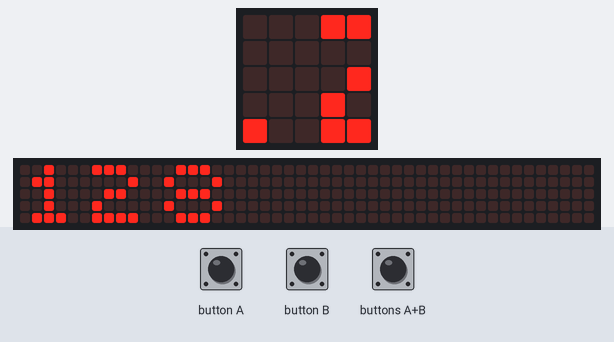
A program run on a simulated BBC micro:bit (MakeCode). Shown: the board's 5×5 LED display, a strip that is not on the board, showing the scrolling text unrolled. The test bench sets the inputs (shaded band). Dim RGB values are drawn brighter than linear; the 48×5 strip is a reading aid, not a part: it shows the text the display is scrolling, unrolled, one strip-width of it at a time.

Above: at 1.27 s.
1.3 s: button A pressed for 0.15 s
At 1.57 s:
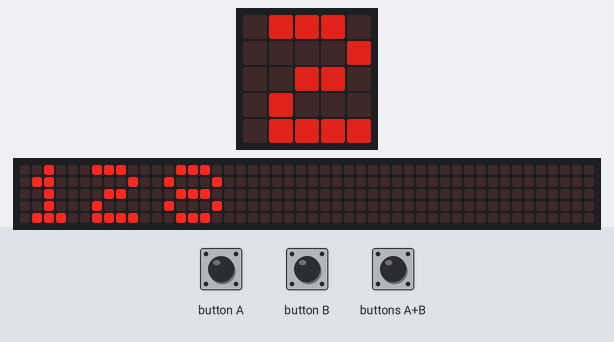
2.0 s: button B pressed for 0.15 s
At 2.32 s:
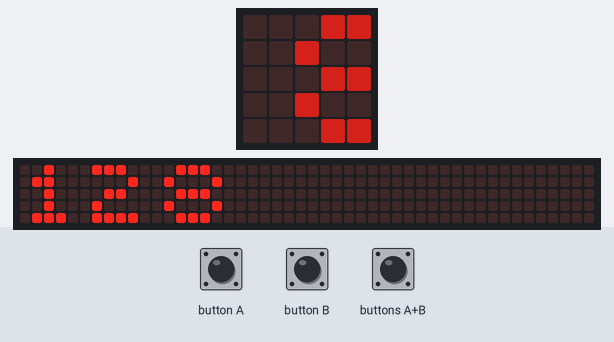
2.7 s: button A pressed for 0.15 s
At 2.92 s:
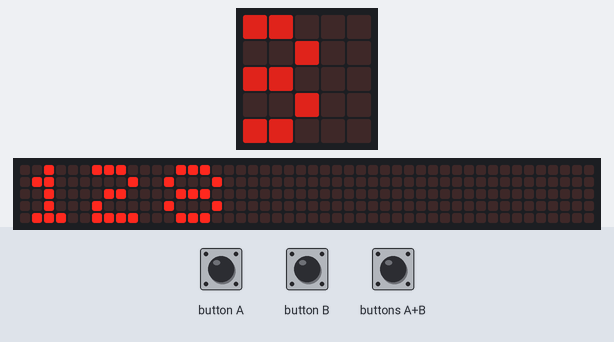
3.4 s: buttons A+B pressed for 0.15 s
At 3.99 s:
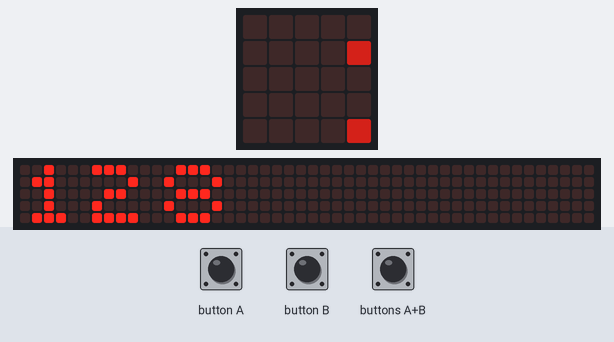
4.1 s: button B pressed for 0.15 s
At 4.44 s:
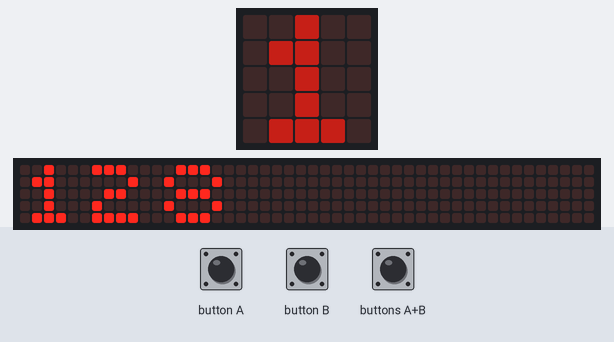
4.8 s: buttons A+B pressed for 1 s
At 6.41 s:
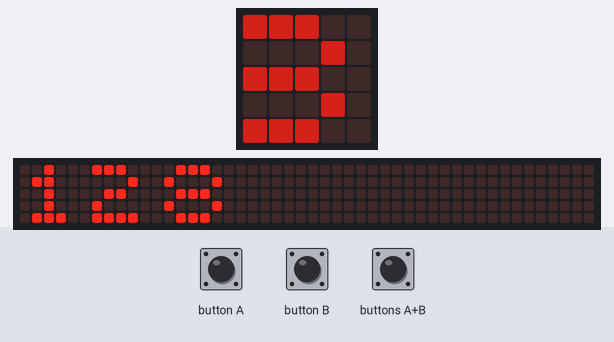
Timing chart, 0 to 7.4 s (numbered marks = the images above; inputs shaded):
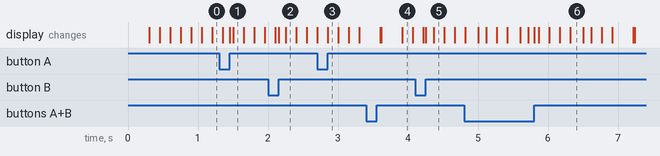

The program:

main.ts
```typescript
input.onButtonPressed(Button.A, function () {
    luminosidad += 32
    if (luminosidad > 255) {
        luminosidad = 255
    }
    led.setBrightness(luminosidad)
})
input.onButtonPressed(Button.AB, function () {
    luminosidad = 128
    led.setBrightness(luminosidad)
})
input.onButtonPressed(Button.B, function () {
    luminosidad += 0 - 32
    if (luminosidad < 0) {
        luminosidad = 0
    }
    led.setBrightness(luminosidad)
})
let luminosidad = 0
luminosidad = 128
basic.forever(function () {
    // Esto es opcional, pero puedes usarlo para mostrar la luminosidad actual en el display del micro:bit.
    basic.showNumber(luminosidad)
})
```

test.ts
```typescript
// aquí va el archivo "tests"; esto no se compilará cuando este paquete se utilice como una extensión.
```
